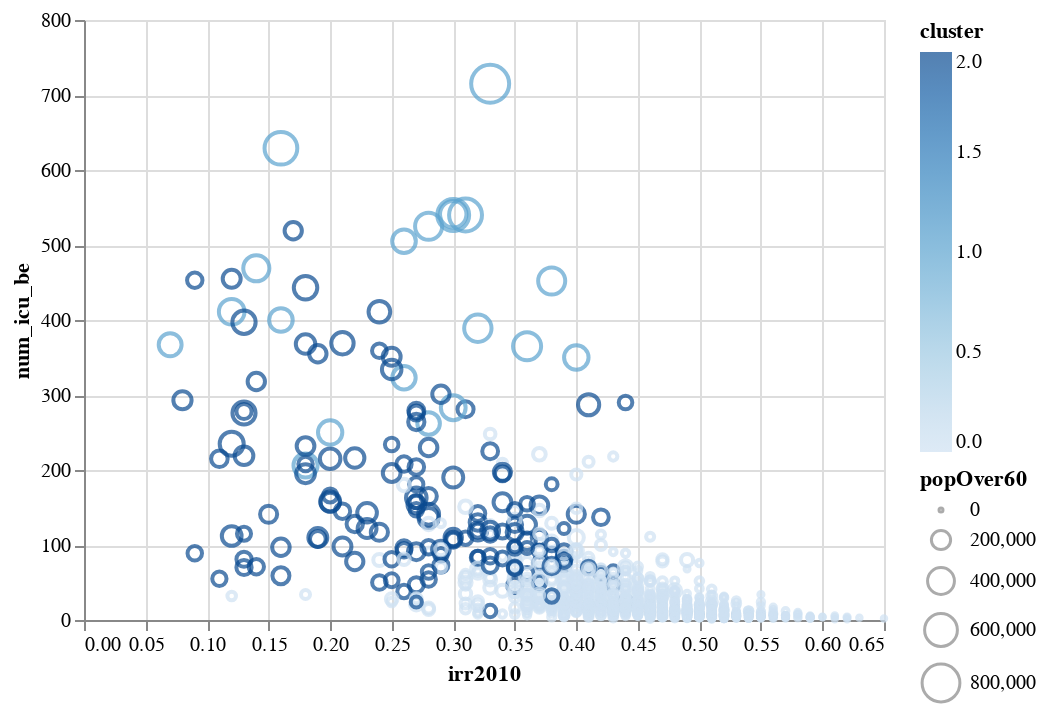

Source (notebook cell):
### Code cell
alt.Chart(sample).mark_point().encode(
    x='irr2010',
    y='num_icu_be',
    size='popOver60',
    tooltip=['County','State'],
    color='cluster'
)

### Figure 1 — Vega-Lite specification as saved in the notebook (floating-point values rounded to 4 significant figures; data arrays with more than 128 entries replaced by an {"elided": "..."} marker saying what was removed)
{"config": {"view": {"continuousWidth": 400, "continuousHeight": 300}}, "data": {"name": "data-4bcd9c2d7656304da7b91f7e0b3b8bfc"}, "mark": "point", "encoding": {"color": {"type": "quantitative", "field": "cluster"}, "size": {"type": "quantitative", "field": "popOver60"}, "tooltip": [{"type": "nominal", "field": "County"}, {"type": "nominal", "field": "State"}], "x": {"type": "quantitative", "field": "irr2010"}, "y": {"type": "quantitative", "field": "num_icu_be"}}, "$schema": "https://vega.github.io/schema/vega-lite/v4.8.1.json", "datasets": {"data-4bcd9c2d7656304da7b91f7e0b3b8bfc": {"elided": "1330 records"}}}
